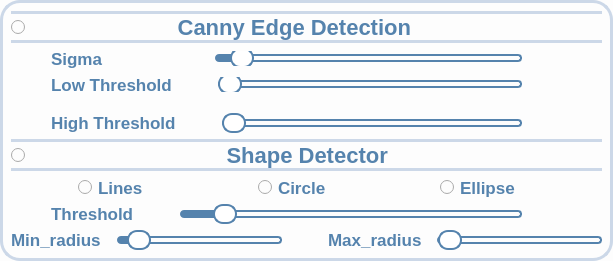
              <widget class="QWidget" name="widget_11" native="true">
               <property name="sizePolicy">
                <sizepolicy hsizetype="Expanding" vsizetype="Expanding">
                 <horstretch>0</horstretch>
                 <verstretch>0</verstretch>
                </sizepolicy>
               </property>
               <property name="styleSheet">
                <string notr="true">
background:#fdfdfd;
  border: 3px solid #ccd8e8;
  border-radius: 20px;</string>
               </property>
               <layout class="QHBoxLayout" name="horizontalLayout_50">
                <item>
                 <layout class="QVBoxLayout" name="verticalLayout_13">
                  <item>
                   <widget class="QRadioButton" name="RadioButton_CannyEdge">
                    <property name="font">
                     <font>
                      <pointsize>-1</pointsize>
                      <weight>75</weight>
                      <bold>true</bold>
                     </font>
                    </property>
                    <property name="styleSheet">
                     <string notr="true">Font-size:22px;
font-weight:bold;
background:#fdfdfd;
color:#5583ad;
 border-top: 3px solid #ccd8e8;
 border-bottom: 3px solid#ccd8e8;
border-left:None;
border-right:None;
</string>
                    </property>
                    <property name="text">
                     <string>                        Canny Edge Detection                               </string>
                    </property>
                    <property name="checked">
                     <bool>false</bool>
                    </property>
                   </widget>
                  </item>
                  <item>
                   <layout class="QHBoxLayout" name="horizontalLayout_51"/>
                  </item>
                  <item>
                   <layout class="QHBoxLayout" name="horizontalLayout_52">
                    <item>
                     <spacer name="horizontalSpacer_22">
                      <property name="orientation">
                       <enum>Qt::Vertical</enum>
                      </property>
                      <property name="sizeHint" stdset="0">
                       <size>
                        <width>40</width>
                        <height>20</height>
                       </size>
                      </property>
                     </spacer>
                    </item>
                    <item>
                     <widget class="QLabel" name="label_param_1">
                      <property name="font">
                       <font>
                        <pointsize>-1</pointsize>
                        <weight>75</weight>
                        <bold>true</bold>
                       </font>
                      </property>
                      <property name="styleSheet">
                       <string notr="true">Font-size:17px;
font-weight:bold;
background:#fdfdfd;
color:#5583ad;

border:None;</string>
                      </property>
                      <property name="text">
                       <string>Sigma              </string>
                      </property>
                     </widget>
                    </item>
                    <item>
                     <spacer name="horizontalSpacer_29">
                      <property name="orientation">
                       <enum>Qt::Vertical</enum>
                      </property>
                      <property name="sizeHint" stdset="0">
                       <size>
                        <width>40</width>
                        <height>20</height>
                       </size>
                      </property>
                     </spacer>
                    </item>
                    <item>
                     <widget class="QSlider" name="slider_Sigma">
                      <property name="styleSheet">
                       <string notr="true">
QSlider {
    background: transparent; /* Make the entire slider background transparent */
    border:None;
}


QSlider::groove:horizontal {
    height: 8px;
    background: :rgba(158,177,175,255); /* Lighter shade of the dark color */
    border-radius: 4px;
}

QSlider::handle:horizontal {
    background:  white; /* Mid-tone between the dark and lighter colors */
    border: 2px solid #5583ad; /* Matches groove */
    width: 20px;
    height: 20px;
    margin: -6px 0;
    border-radius: 10px;
}

QSlider::sub-page:horizontal {
    background: #5583ad; /* Matches handle */
    border-radius: 4px;
}

QSlider::add-page:horizontal {
   
    border:2px solid #5583ad;
    border-radius: 4px;
}

</string>
                      </property>
                      <property name="minimum">
                       <number>5</number>
                      </property>
                      <property name="maximum">
                       <number>100</number>
                      </property>
                      <property name="singleStep">
                       <number>5</number>
                      </property>
                      <property name="value">
                       <number>10</number>
                      </property>
                      <property name="orientation">
                       <enum>Qt::Horizontal</enum>
                      </property>
                     </widget>
                    </item>
                    <item>
                     <spacer name="horizontalSpacer_32">
                      <property name="orientation">
                       <enum>Qt::Vertical</enum>
                      </property>
                      <property name="sizeHint" stdset="0">
                       <size>
                        <width>40</width>
                        <height>20</height>
                       </size>
                      </property>
                     </spacer>
                    </item>
                    <item>
                     <spacer name="horizontalSpacer_26">
                      <property name="orientation">
                       <enum>Qt::Vertical</enum>
                      </property>
                      <property name="sizeHint" stdset="0">
                       <size>
                        <width>40</width>
                        <height>20</height>
                       </size>
                      </property>
                     </spacer>
                    </item>
                   </layout>
                  </item>
                  <item>
                   <layout class="QHBoxLayout" name="horizontalLayout_53">
                    <item>
                     <spacer name="horizontalSpacer_24">
                      <property name="orientation">
                       <enum>Qt::Vertical</enum>
                      </property>
                      <property name="sizeHint" stdset="0">
                       <size>
                        <width>40</width>
                        <height>20</height>
                       </size>
                      </property>
                     </spacer>
                    </item>
                    <item>
                     <widget class="QLabel" name="label_param_2">
                      <property name="font">
                       <font>
                        <pointsize>-1</pointsize>
                        <weight>75</weight>
                        <bold>true</bold>
                       </font>
                      </property>
                      <property name="styleSheet">
                       <string notr="true">Font-size:17px;
font-weight:bold;
background:#fdfdfd;
color:#5583ad;
border:None;</string>
                      </property>
                      <property name="text">
                       <string>Low Threshold</string>
                      </property>
                     </widget>
                    </item>
                    <item>
                     <spacer name="horizontalSpacer_27">
                      <property name="orientation">
                       <enum>Qt::Vertical</enum>
                      </property>
                      <property name="sizeHint" stdset="0">
                       <size>
                        <width>40</width>
                        <height>20</height>
                       </size>
                      </property>
                     </spacer>
                    </item>
                    <item>
                     <widget class="QSlider" name="slider_LowThreshold">
                      <property name="styleSheet">
                       <string notr="true">
QSlider {
    background: transparent; /* Make the entire slider background transparent */
    border:None;
}


QSlider::groove:horizontal {
    height: 8px;
    background: :rgba(158,177,175,255); /* Lighter shade of the dark color */
    border-radius: 4px;
}

QSlider::handle:horizontal {
    background:  white; /* Mid-tone between the dark and lighter colors */
    border: 2px solid #5583ad; /* Matches groove */
    width: 20px;
    height: 20px;
    margin: -6px 0;
    border-radius: 10px;
}

QSlider::sub-page:horizontal {
    background: #5583ad; /* Matches handle */
    border-radius: 4px;
}

QSlider::add-page:horizontal {
   
    border:2px solid #5583ad;
    border-radius: 4px;
}

</string>
                      </property>
                      <property name="minimum">
                       <number>10</number>
                      </property>
                      <property name="maximum">
                       <number>50</number>
                      </property>
                      <property name="singleStep">
                       <number>5</number>
                      </property>
                      <property name="pageStep">
                       <number>10</number>
                      </property>
                      <property name="value">
                       <number>10</number>
                      </property>
                      <property name="tracking">
                       <bool>true</bool>
                      </property>
                      <property name="orientation">
                       <enum>Qt::Horizontal</enum>
                      </property>
                     </widget>
                    </item>
                    <item>
                     <spacer name="horizontalSpacer_33">
                      <property name="orientation">
                       <enum>Qt::Vertical</enum>
                      </property>
                      <property name="sizeHint" stdset="0">
                       <size>
                        <width>40</width>
                        <height>20</height>
                       </size>
                      </property>
                     </spacer>
                    </item>
                    <item>
                     <spacer name="horizontalSpacer_25">
                      <property name="orientation">
                       <enum>Qt::Vertical</enum>
                      </property>
                      <property name="sizeHint" stdset="0">
                       <size>
                        <width>40</width>
                        <height>20</height>
                       </size>
                      </property>
                     </spacer>
                    </item>
                   </layout>
                  </item>
                  <item>
                   <widget class="Line" name="line_15">
                    <property name="font">
                     <font>
                      <pointsize>5</pointsize>
                     </font>
                    </property>
                    <property name="styleSheet">
                     <string notr="true">border: 1px solid black;</string>
                    </property>
                    <property name="lineWidth">
                     <number>0</number>
                    </property>
                    <property name="orientation">
                     <enum>Qt::Vertical</enum>
                    </property>
                   </widget>
                  </item>
                  <item>
                   <widget class="Line" name="line_16">
                    <property name="styleSheet">
                     <string notr="true">border: 0.5px solid black;</string>
                    </property>
                    <property name="orientation">
                     <enum>Qt::Vertical</enum>
                    </property>
                   </widget>
                  </item>
                  <item>
                   <layout class="QHBoxLayout" name="horizontalLayout_56">
                    <item>
                     <spacer name="horizontalSpacer_34">
                      <property name="orientation">
                       <enum>Qt::Vertical</enum>
                      </property>
                      <property name="sizeHint" stdset="0">
                       <size>
                        <width>40</width>
                        <height>20</height>
                       </size>
                      </property>
                     </spacer>
                    </item>
                    <item>
                     <widget class="QLabel" name="label_param_5">
                      <property name="font">
                       <font>
                        <pointsize>-1</pointsize>
                        <weight>75</weight>
                        <bold>true</bold>
                       </font>
                      </property>
                      <property name="styleSheet">
                       <string notr="true">Font-size:17px;
font-weight:bold;
background:#fdfdfd;
color:#5583ad;
border:None;</string>
                      </property>
                      <property name="text">
                       <string>High Threshold</string>
                      </property>
                     </widget>
                    </item>
                    <item>
                     <spacer name="horizontalSpacer_31">
                      <property name="orientation">
                       <enum>Qt::Vertical</enum>
                      </property>
                      <property name="sizeHint" stdset="0">
                       <size>
                        <width>40</width>
                        <height>20</height>
                       </size>
                      </property>
                     </spacer>
                    </item>
                    <item>
                     <widget class="QSlider" name="slider_HighThreshold">
                      <property name="styleSheet">
                       <string notr="true">
QSlider {
    background: transparent; /* Make the entire slider background transparent */
    border:None;
}


QSlider::groove:horizontal {
    height: 8px;
    background: :rgba(158,177,175,255); /* Lighter shade of the dark color */
    border-radius: 4px;
}

QSlider::handle:horizontal {
    background:  white; /* Mid-tone between the dark and lighter colors */
    border: 2px solid #5583ad; /* Matches groove */
    width: 20px;
    height: 20px;
    margin: -6px 0;
    border-radius: 10px;
}

QSlider::sub-page:horizontal {
    background: #5583ad; /* Matches handle */
    border-radius: 4px;
}

QSlider::add-page:horizontal {
   
    border:2px solid #5583ad;
    border-radius: 4px;
}

</string>
                      </property>
                      <property name="minimum">
                       <number>10</number>
                      </property>
                      <property name="maximum">
                       <number>50</number>
                      </property>
                      <property name="singleStep">
                       <number>5</number>
                      </property>
                      <property name="pageStep">
                       <number>10</number>
                      </property>
                      <property name="value">
                       <number>10</number>
                      </property>
                      <property name="orientation">
                       <enum>Qt::Horizontal</enum>
                      </property>
                      <property name="tickPosition">
                       <enum>QSlider::TicksBelow</enum>
                      </property>
                     </widget>
                    </item>
                    <item>
                     <spacer name="horizontalSpacer_35">
                      <property name="orientation">
                       <enum>Qt::Vertical</enum>
                      </property>
                      <property name="sizeHint" stdset="0">
                       <size>
                        <width>40</width>
                        <height>20</height>
                       </size>
                      </property>
                     </spacer>
                    </item>
                    <item>
                     <spacer name="horizontalSpacer_36">
                      <property name="orientation">
                       <enum>Qt::Vertical</enum>
                      </property>
                      <property name="sizeHint" stdset="0">
                       <size>
                        <width>40</width>
                        <height>20</height>
                       </size>
                      </property>
                     </spacer>
                    </item>
                   </layout>
                  </item>
                  <item>
                   <widget class="QRadioButton" name="RadioButton_ShapeDetector">
                    <property name="font">
                     <font>
                      <pointsize>-1</pointsize>
                      <weight>75</weight>
                      <bold>true</bold>
                     </font>
                    </property>
                    <property name="styleSheet">
                     <string notr="true">Font-size:22px;
font-weight:bold;
background:#fdfdfd;
color:#5583ad;
 border-top: 3px solid #ccd8e8;
 border-bottom: 3px solid#ccd8e8;
border-left:None;
border-right:None;
</string>
                    </property>
                    <property name="text">
                     <string>                                Shape Detector</string>
                    </property>
                    <property name="checked">
                     <bool>false</bool>
                    </property>
                   </widget>
                  </item>
                  <item>
                   <layout class="QHBoxLayout" name="horizontalLayout_23">
                    <item>
                     <spacer name="horizontalSpacer_4">
                      <property name="orientation">
                       <enum>Qt::Horizontal</enum>
                      </property>
                      <property name="sizeHint" stdset="0">
                       <size>
                        <width>40</width>
                        <height>20</height>
                       </size>
                      </property>
                     </spacer>
                    </item>
                    <item>
                     <widget class="QRadioButton" name="RadioButton_Line">
                      <property name="font">
                       <font>
                        <pointsize>-1</pointsize>
                        <weight>75</weight>
                        <bold>true</bold>
                       </font>
                      </property>
                      <property name="styleSheet">
                       <string notr="true">Font-size:17px;
font-weight:bold;
background:#fdfdfd;
color:#5583ad;

border:None;</string>
                      </property>
                      <property name="text">
                       <string>Lines</string>
                      </property>
                      <property name="checked">
                       <bool>false</bool>
                      </property>
                     </widget>
                    </item>
                    <item>
                     <spacer name="horizontalSpacer_3">
                      <property name="orientation">
                       <enum>Qt::Horizontal</enum>
                      </property>
                      <property name="sizeHint" stdset="0">
                       <size>
                        <width>40</width>
                        <height>20</height>
                       </size>
                      </property>
                     </spacer>
                    </item>
                    <item>
                     <spacer name="horizontalSpacer_38">
                      <property name="orientation">
                       <enum>Qt::Vertical</enum>
                      </property>
                      <property name="sizeHint" stdset="0">
                       <size>
                        <width>40</width>
                        <height>20</height>
                       </size>
                      </property>
                     </spacer>
                    </item>
                    <item>
                     <widget class="QRadioButton" name="RadioButton_Circle">
                      <property name="font">
                       <font>
                        <pointsize>-1</pointsize>
                        <weight>75</weight>
                        <bold>true</bold>
                       </font>
                      </property>
                      <property name="styleSheet">
                       <string notr="true">Font-size:17px;
font-weight:bold;
background:#fdfdfd;
color:#5583ad;

border:None;</string>
                      </property>
                      <property name="text">
                       <string>Circle</string>
                      </property>
                      <property name="checked">
                       <bool>false</bool>
                      </property>
                     </widget>
                    </item>
                    <item>
                     <spacer name="horizontalSpacer_5">
                      <property name="orientation">
                       <enum>Qt::Horizontal</enum>
                      </property>
                      <property name="sizeHint" stdset="0">
                       <size>
                        <width>40</width>
                        <height>20</height>
                       </size>
                      </property>
                     </spacer>
                    </item>
                    <item>
                     <spacer name="horizontalSpacer_39">
                      <property name="orientation">
                       <enum>Qt::Vertical</enum>
                      </property>
                      <property name="sizeHint" stdset="0">
                       <size>
                        <width>40</width>
                        <height>20</height>
                       </size>
                      </property>
                     </spacer>
                    </item>
                    <item>
                     <widget class="QRadioButton" name="RadioButton_Ellipse">
                      <property name="font">
                       <font>
                        <pointsize>-1</pointsize>
                        <weight>75</weight>
                        <bold>true</bold>
                       </font>
                      </property>
                      <property name="styleSheet">
                       <string notr="true">Font-size:17px;
font-weight:bold;
background:#fdfdfd;
color:#5583ad;
border:None;</string>
                      </property>
                      <property name="text">
                       <string>Ellipse    </string>
                      </property>
                      <property name="checked">
                       <bool>false</bool>
                      </property>
                     </widget>
                    </item>
                    <item>
                     <spacer name="horizontalSpacer_9">
                      <property name="orientation">
                       <enum>Qt::Horizontal</enum>
                      </property>
                      <property name="sizeHint" stdset="0">
                       <size>
                        <width>40</width>
                        <height>20</height>
                       </size>
                      </property>
                     </spacer>
                    </item>
                   </layout>
                  </item>
                  <item>
                   <layout class="QHBoxLayout" name="horizontalLayout_57">
                    <item>
                     <spacer name="horizontalSpacer_51">
                      <property name="orientation">
                       <enum>Qt::Vertical</enum>
                      </property>
                      <property name="sizeHint" stdset="0">
                       <size>
                        <width>40</width>
                        <height>20</height>
                       </size>
                      </property>
                     </spacer>
                    </item>
                    <item>
                     <widget class="QLabel" name="label_param_9">
                      <property name="font">
                       <font>
                        <pointsize>-1</pointsize>
                        <weight>75</weight>
                        <bold>true</bold>
                       </font>
                      </property>
                      <property name="styleSheet">
                       <string notr="true">Font-size:17px;
font-weight:bold;
background:#fdfdfd;
color:#5583ad;
border:None;</string>
                      </property>
                      <property name="text">
                       <string>Threshold</string>
                      </property>
                     </widget>
                    </item>
                    <item>
                     <spacer name="horizontalSpacer_52">
                      <property name="orientation">
                       <enum>Qt::Vertical</enum>
                      </property>
                      <property name="sizeHint" stdset="0">
                       <size>
                        <width>40</width>
                        <height>20</height>
                       </size>
                      </property>
                     </spacer>
                    </item>
                    <item>
                     <widget class="QSlider" name="slider_Threshold">
                      <property name="styleSheet">
                       <string notr="true">
QSlider {
    background: transparent; /* Make the entire slider background transparent */
    border:None;
}


QSlider::groove:horizontal {
    height: 8px;
    background: :rgba(158,177,175,255); /* Lighter shade of the dark color */
    border-radius: 4px;
}

QSlider::handle:horizontal {
    background:  white; /* Mid-tone between the dark and lighter colors */
    border: 2px solid #5583ad; /* Matches groove */
    width: 20px;
    height: 20px;
    margin: -6px 0;
    border-radius: 10px;
}

QSlider::sub-page:horizontal {
    background: #5583ad; /* Matches handle */
    border-radius: 4px;
}

QSlider::add-page:horizontal {
   
    border:2px solid #5583ad;
    border-radius: 4px;
}

</string>
                      </property>
                      <property name="minimum">
                       <number>1</number>
                      </property>
                      <property name="maximum">
                       <number>20</number>
                      </property>
                      <property name="singleStep">
                       <number>1</number>
                      </property>
                      <property name="pageStep">
                       <number>1</number>
                      </property>
                      <property name="value">
                       <number>3</number>
                      </property>
                      <property name="orientation">
                       <enum>Qt::Horizontal</enum>
                      </property>
                      <property name="tickPosition">
                       <enum>QSlider::TicksBelow</enum>
                      </property>
                     </widget>
                    </item>
                    <item>
                     <spacer name="horizontalSpacer_53">
                      <property name="orientation">
                       <enum>Qt::Vertical</enum>
                      </property>
                      <property name="sizeHint" stdset="0">
                       <size>
                        <width>40</width>
                        <height>20</height>
                       </size>
                      </property>
                     </spacer>
                    </item>
                    <item>
                     <spacer name="horizontalSpacer_54">
                      <property name="orientation">
                       <enum>Qt::Vertical</enum>
                      </property>
                      <property name="sizeHint" stdset="0">
                       <size>
                        <width>40</width>
                        <height>20</height>
                       </size>
                      </property>
                     </spacer>
                    </item>
                   </layout>
                  </item>
                  <item>
                   <layout class="QHBoxLayout" name="horizontalLayout_58">
                    <item>
                     <widget class="QLabel" name="label_param_10">
                      <property name="font">
                       <font>
                        <pointsize>-1</pointsize>
                        <weight>75</weight>
                        <bold>true</bold>
                       </font>
                      </property>
                      <property name="styleSheet">
                       <string notr="true">Font-size:17px;
font-weight:bold;
background:#fdfdfd;
color:#5583ad;
border:None;</string>
                      </property>
                      <property name="text">
                       <string>Min_radius  </string>
                      </property>
                     </widget>
                    </item>
                    <item>
                     <widget class="QSlider" name="slider_Min_radius">
                      <property name="styleSheet">
                       <string notr="true">
QSlider {
    background: transparent; /* Make the entire slider background transparent */
    border:None;
}


QSlider::groove:horizontal {
    height: 8px;
    background: :rgba(158,177,175,255); /* Lighter shade of the dark color */
    border-radius: 4px;
}

QSlider::handle:horizontal {
    background:  white; /* Mid-tone between the dark and lighter colors */
    border: 2px solid #5583ad; /* Matches groove */
    width: 20px;
    height: 20px;
    margin: -6px 0;
    border-radius: 10px;
}

QSlider::sub-page:horizontal {
    background: #5583ad; /* Matches handle */
    border-radius: 4px;
}

QSlider::add-page:horizontal {
   
    border:2px solid #5583ad;
    border-radius: 4px;
}

</string>
                      </property>
                      <property name="minimum">
                       <number>1</number>
                      </property>
                      <property name="maximum">
                       <number>30</number>
                      </property>
                      <property name="singleStep">
                       <number>1</number>
                      </property>
                      <property name="pageStep">
                       <number>1</number>
                      </property>
                      <property name="value">
                       <number>3</number>
                      </property>
                      <property name="orientation">
                       <enum>Qt::Horizontal</enum>
                      </property>
                      <property name="tickPosition">
                       <enum>QSlider::TicksBelow</enum>
                      </property>
                     </widget>
                    </item>
                    <item>
                     <spacer name="horizontalSpacer_57">
                      <property name="orientation">
                       <enum>Qt::Vertical</enum>
                      </property>
                      <property name="sizeHint" stdset="0">
                       <size>
                        <width>40</width>
                        <height>20</height>
                       </size>
                      </property>
                     </spacer>
                    </item>
                    <item>
                     <widget class="QLabel" name="label_param_13">
                      <property name="font">
                       <font>
                        <pointsize>-1</pointsize>
                        <weight>75</weight>
                        <bold>true</bold>
                       </font>
                      </property>
                      <property name="styleSheet">
                       <string notr="true">Font-size:17px;
font-weight:bold;
background:#fdfdfd;
color:#5583ad;
border:None;</string>
                      </property>
                      <property name="text">
                       <string>Max_radius  </string>
                      </property>
                     </widget>
                    </item>
                    <item>
                     <widget class="QSlider" name="slider_Max_radius">
                      <property name="styleSheet">
                       <string notr="true">
QSlider {
    background: transparent; /* Make the entire slider background transparent */
    border:None;
}


QSlider::groove:horizontal {
    height: 8px;
    background: :rgba(158,177,175,255); /* Lighter shade of the dark color */
    border-radius: 4px;
}

QSlider::handle:horizontal {
    background:  white; /* Mid-tone between the dark and lighter colors */
    border: 2px solid #5583ad; /* Matches groove */
    width: 20px;
    height: 20px;
    margin: -6px 0;
    border-radius: 10px;
}

QSlider::sub-page:horizontal {
    background: #5583ad; /* Matches handle */
    border-radius: 4px;
}

QSlider::add-page:horizontal {
   
    border:2px solid #5583ad;
    border-radius: 4px;
}

</string>
                      </property>
                      <property name="minimum">
                       <number>1</number>
                      </property>
                      <property name="maximum">
                       <number>200</number>
                      </property>
                      <property name="singleStep">
                       <number>1</number>
                      </property>
                      <property name="pageStep">
                       <number>1</number>
                      </property>
                      <property name="value">
                       <number>3</number>
                      </property>
                      <property name="orientation">
                       <enum>Qt::Horizontal</enum>
                      </property>
                      <property name="tickPosition">
                       <enum>QSlider::TicksBelow</enum>
                      </property>
                     </widget>
                    </item>
                   </layout>
                  </item>
                  <item>
                   <layout class="QHBoxLayout" name="horizontalLayout_24"/>
                  </item>
                 </layout>
                </item>
               </layout>
              </widget>
